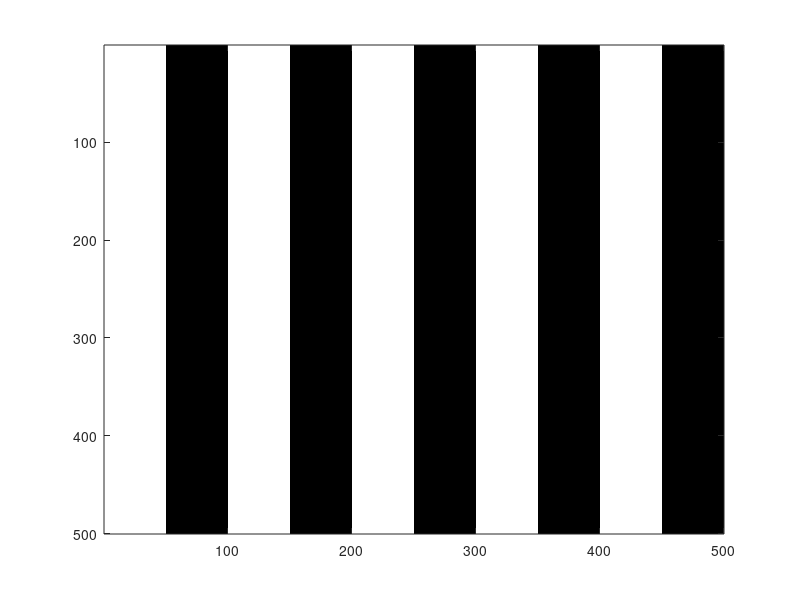
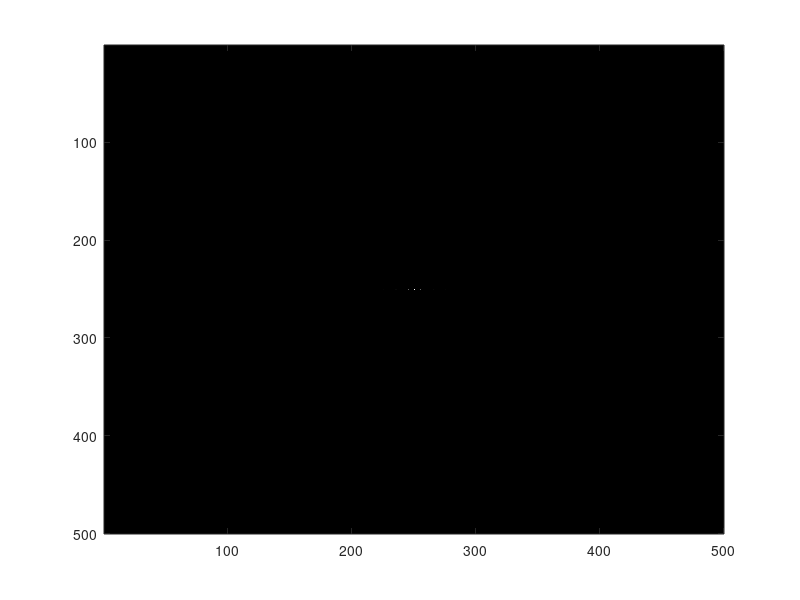

Reproduce these figures in MATLAB, in order.
%%1D Amplitude grating%%
clear %Clear all memory

% Defining Grating Parameters
	N=500; %Define Matrix size
	A=zeros(1,N); %Define a row Matrix by assigning 0 to all pixels
	P=100; %Define the period of the grating
	FF=0.5; %Define fill factor 

% Constructing the Grating
for q=1:N; 
       if rem(q,P)<P*FF ; %Use remainder function 'rem' to construct the grating
           A(1,q)=1;
       end
end
A=repmat(A,N,1); %replicate the row to create a 2-d grating

% Alternative code for constructing the grating
    O=ones(N,FF*P);
    Z=zeros(N, P-FF*P);
    unit=[O Z];
    A=repmat(unit,1,N/P); %replicate to create a 1-d grating

%Observing the grating output in the far-field
	E=fftshift(fft2(A)); %fftshift is used to re-order the terms in their natural order
	IN=(abs(E)/(N*N)).*(abs(E)/(N*N));      % Calculating intensity
	figure (1)
	colormap(gray); %colormap(gray) is used to display greyscale image
	imagesc(A);% imagesc is used to display a high constrast image
figure (2)
colormap(gray); 
imagesc(IN);
